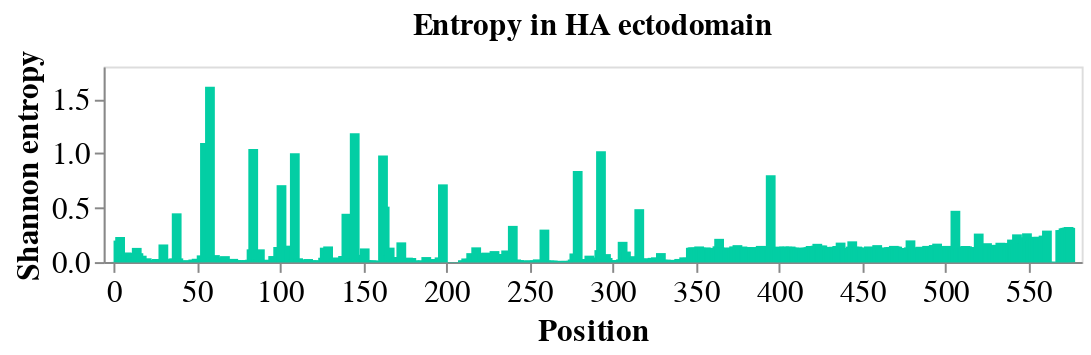

The notebook cell saved with this chart:
### Code cell
# Generate the plot
chart = plot_sitewise_entropy(ectodomain_entropy_df, title = 'Entropy in HA ectodomain')
chart.display()

### Figure 1 — Vega-Lite specification as saved in the notebook (floating-point values rounded to 4 significant figures; data arrays with more than 128 entries replaced by an {"elided": "..."} marker saying what was removed)
{"config": {"view": {"continuousWidth": 300, "continuousHeight": 300}, "title": {"fontSize": 16}}, "data": {"name": "data-e527a8b63d27ed5225cff336638752e3"}, "mark": {"type": "bar", "color": "#03cea4"}, "encoding": {"tooltip": [{"field": "site", "type": "quantitative"}, {"field": "entropy", "type": "quantitative"}, {"field": "consensus_res", "type": "nominal"}], "x": {"axis": {"grid": false, "labelFontSize": 16, "titleFontSize": 16}, "field": "site", "scale": {"domain": [0, 576]}, "title": "Position", "type": "quantitative"}, "y": {"axis": {"grid": false, "labelFontSize": 16, "titleFontSize": 16}, "field": "entropy", "title": "Shannon entropy", "type": "quantitative"}}, "height": 100, "title": "Entropy in HA ectodomain", "width": 500, "$schema": "https://vega.github.io/schema/vega-lite/v5.20.1.json", "datasets": {"data-e527a8b63d27ed5225cff336638752e3": {"elided": "576 records"}}}
